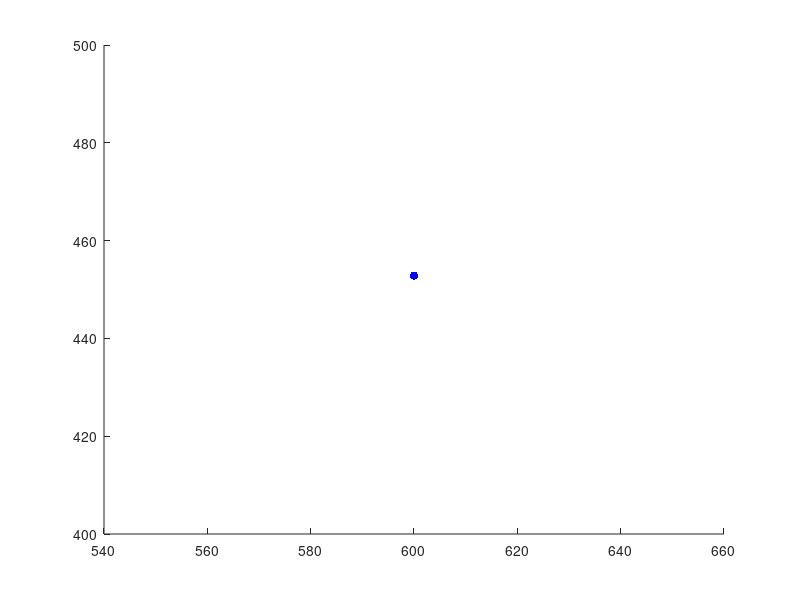

The MATLAB source for this figure: (Note: this script raises an error after producing the figure.)
dt = 1; % timestep (1s)
g = 9.81; % gravity (m/s^2)

A = [1, 0, dt, 0;
    0,  1, 0,  dt;
    0,  0, 1,  0;
    0,  0, 0,  1];

B = [0; 0; 0; -g*dt];

mu = zeros(4, 1);
Q = [20, 0, 5, 0;
    0, 20, 0, 5;
    5, 0, 10, 0;
    0, 5, 0, 10];

% initial condition means
xhat = [0; 0; 100; 100];


% initial conditions covariance
P = [0, 0, 0, 0;
    0, 0, 0, 0;
    0, 0, 25, 5;
    0, 0, 5, 25];


%% PROBLEM 1
% mean vehicle state and covariance at time t=5

% PART C
% recursively udpates the vehicle state + covariance
% not sure if w (uncertainty) should factor in here.

P_5 = P;
xhat_5 = xhat;
for i=0:5
    xhat_new = A*xhat_5 + B
    xhat_5 = xhat_new;
    P_new = A*P_5*A.' + Q;
    P_5 = P_new;
end

% PART D
figure(1)
hold on
scatter(xhat_5(1), xhat_5(2), 'b', 'filled')
confidence_ellipse(xhat_5, P_5, 0.9, 'r');
confidence_ellipse(xhat_5, P_5, 0.95, 'r');
ylabel('$x_{2}$', 'interpreter', 'latex');
xlabel('$x_{1}$', 'interpreter', 'latex');
title('90% and 95% Confidence Intervals for Projectile State')
axis equal;

% PART E
xhat_10 = xhat;
P_10 = P;

for i=0:10
    xhat_new = A*xhat_10 + B;
    xhat_10 = xhat_new;
    P_new = A*P_10*A.' + Q;
    P_10 = P_new;
end

xhat_15 = xhat;
P_15 = P;
for i=0:15
    xhat_new = A*xhat_15 + B;
    xhat_15 = xhat_new;
    P_new = A*P_15*A.' + Q;
    P_15 = P_new;
end

figure(2)
hold on
axis equal

scatter(xhat_10(1), xhat_10(2), 'k', 'filled')
confidence_ellipse(xhat_10, P_10, 0.9, 'k');
ylabel('$x_{2}$', 'interpreter', 'latex');
xlabel('$x_{1}$', 'interpreter', 'latex');
title('90% Confidence Interval for Projectile State')

scatter(xhat_15(1), xhat_15(2), 'r', 'filled')
confidence_ellipse(xhat_15, P_15, 0.9, 'r');
ylabel('$x_{2}$', 'interpreter', 'latex');
xlabel('$x_{1}$', 'interpreter', 'latex');
legend('$\hat{x}_{10|0}$', '$P_{10|0}$', '$\hat{x}_{15|0}$', '$P_{15|0}$', 'interpreter', 'latex')
title('90% Confidence Interval for Projectile State')


